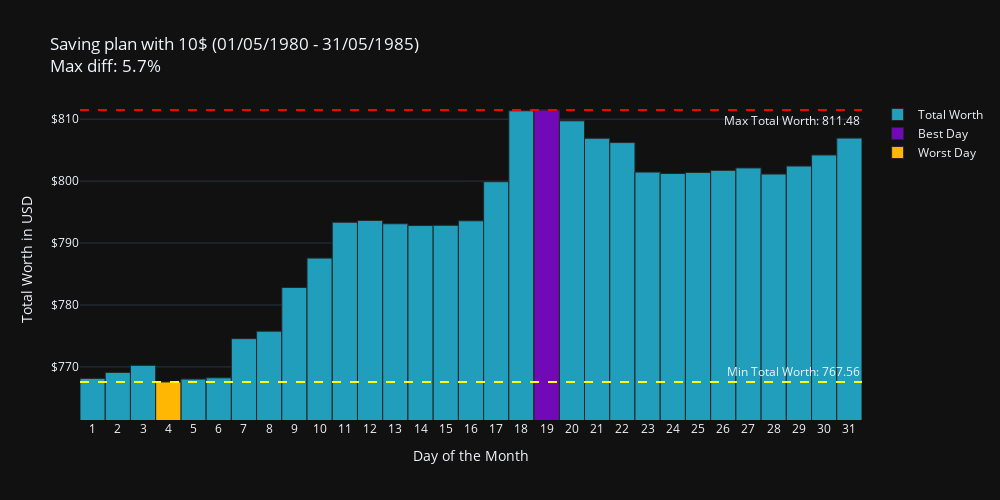

Write notebook code for a chart like this one.
### Markdown cell above
## Period 2

### Code cell
fig = plot_total_worth(
    df=df,
    invest_amount=10,
    period=period2,
    title="Saving plan with 10$"
)
fig.show()

### Figure 1 — Plotly figure (JSON) as saved in the notebook; plotly's stock layout.template omitted (floating-point values rounded to 4 significant figures)
{"data": [{"name": "Total Worth", "type": "bar", "x": [1, 2, 3, 4, 5, 6, 7, 8, 9, 10, 11, 12, 13, 14, 15, 16, 17, 18, 19, 20, 21, 22, 23, 24, 25, 26, 27, 28, 29, 30, 31], "y": [768.1, 769.1, 770.2, 767.6, 768.0, 768.2, 774.6, 775.8, 782.8, 787.6, 793.4, 793.7, 793.1, 792.8, 792.9, 793.6, 799.9, 811.4, 811.5, 809.7, 806.9, 806.2, 801.5, 801.2, 801.4, 801.7, 802.1, 801.1, 802.4, 804.2, 806.9]}, {"marker": {"color": "#7209b7"}, "name": "Best Day", "type": "bar", "x": [19], "y": [811.5]}, {"marker": {"color": "#ffb703"}, "name": "Worst Day", "type": "bar", "x": [4], "y": [767.6]}], "layout": {"annotations": [{"showarrow": false, "text": "Max Total Worth: 811.48", "x": 1, "xanchor": "right", "xref": "x domain", "y": 811.5, "yanchor": "top", "yref": "y"}, {"showarrow": false, "text": "Min Total Worth: 767.56", "x": 1, "xanchor": "right", "xref": "x domain", "y": 767.6, "yanchor": "bottom", "yref": "y"}], "barmode": "overlay", "height": 500, "shapes": [{"line": {"color": "red", "dash": "dash"}, "type": "line", "x0": 0, "x1": 1, "xref": "x domain", "y0": 811.5, "y1": 811.5, "yref": "y"}, {"line": {"color": "yellow", "dash": "dash"}, "type": "line", "x0": 0, "x1": 1, "xref": "x domain", "y0": 767.6, "y1": 767.6, "yref": "y"}], "title": {"text": "Saving plan with 10$ (01/05/1980 - 31/05/1985)<br>Max diff: 5.7%"}, "width": 1000, "xaxis": {"tickmode": "array", "tickvals": [1, 2, 3, 4, 5, 6, 7, 8, 9, 10, 11, 12, 13, 14, 15, 16, 17, 18, 19, 20, 21, 22, 23, 24, 25, 26, 27, 28, 29, 30, 31], "title": {"text": "Day of the Month"}}, "yaxis": {"range": [761.4, 813.1], "tickformat": "$,.0f", "title": {"text": "Total Worth in USD"}}}}
